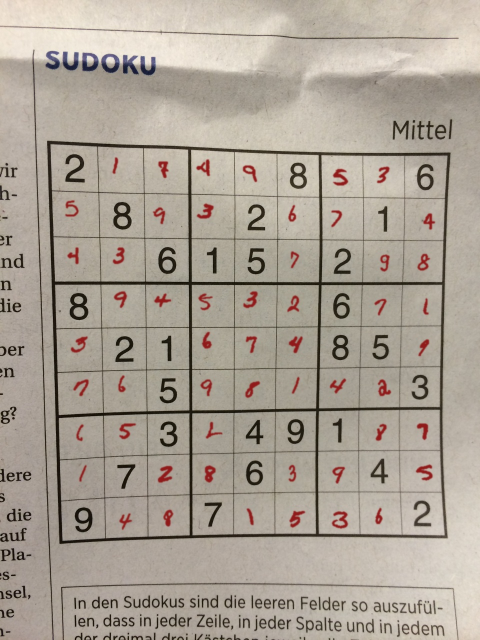
#> input picture data/Sudoku_raw_screenshorts/Test_Sudoku/image1009.jpg, 960 x 1280 px (shown at 1/2 size)
$ python -i cv_pipeline.py   (imports and definitions only)
#> lines starting #> are read from the running program, lines starting #| are printed output that depends on the picture; after the words box and inside, x2 and y2 are one past the last pixel; in counts of white or black regions, pixels touching at a corner belong together
#> further down, picture is the input picture: shape (1280, 960, 3); mean B, G, R 149.5, 161.4, 170.9
import base64
import cv2
import numpy as np
from typing import Optional, Tuple, List, Dict, Any

def order_corners(pts: np.ndarray) -> np.ndarray:
    """
    Orders 4 polygon corners as:
    [top-left, top-right, bottom-right, bottom-left]
    """
    pts = np.asarray(pts, dtype=np.float32).reshape(4, 2)
    s = pts.sum(axis=1)
    d = np.diff(pts, axis=1).ravel()

    return np.array([
        pts[np.argmin(s)],  # top-left
        pts[np.argmin(d)],  # top-right
        pts[np.argmax(s)],  # bottom-right
        pts[np.argmax(d)]   # bottom-left
    ], dtype=np.float32)


def find_grid_corners(img: np.ndarray) -> Optional[np.ndarray]:
    """
    Detects the 4 corners of the Sudoku outer square border.
    Uses adaptive thresholding, contour area filtering, and aspect ratio checks.
    """
    gray = cv2.cvtColor(img, cv2.COLOR_BGR2GRAY)
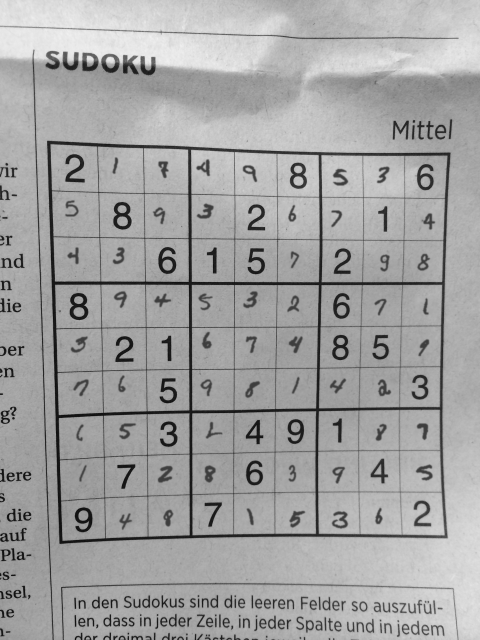
#> gray: shape (1280, 960) (shown at 1/2 size); min 5, max 242, mean 162.9
    blur = cv2.GaussianBlur(gray, (7, 7), 0)

    thresh = cv2.adaptiveThreshold(
        blur, 255,
        cv2.ADAPTIVE_THRESH_GAUSSIAN_C,
        cv2.THRESH_BINARY_INV,
        11, 2
    )
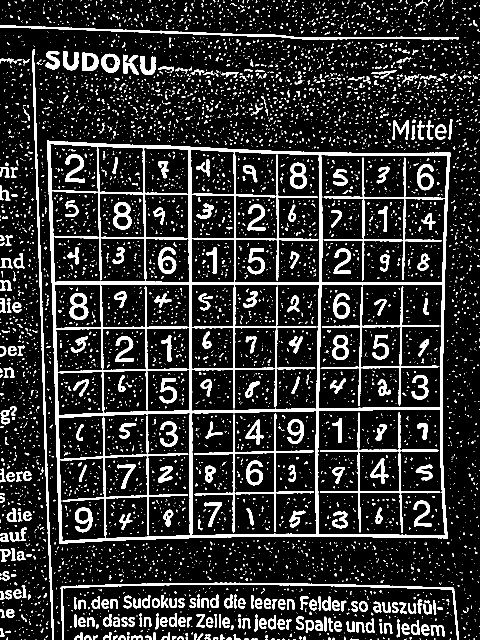
#> thresh: shape (1280, 960) (shown at 1/2 size); 15.2% white; 6663 white regions (6095 under 20 px)

    contours, _ = cv2.findContours(
        thresh,
        cv2.RETR_LIST,
        cv2.CHAIN_APPROX_SIMPLE
    )
#> contours = 6849 contours, 6401 with area under 20; largest, box (x1, y1, x2, y2) and area: (94, 281, 902, 1088) 608778, (641, 309, 896, 566) 62364, (635, 818, 891, 1072) 61604, (383, 821, 634, 1072) 60583, (636, 568, 886, 818) 59582

    image_area = img.shape[0] * img.shape[1]
#> image_area = 1228800
    contours = sorted(contours, key=cv2.contourArea, reverse=True)

    for contour in contours[:100]:
        area = cv2.contourArea(contour)
        if area < image_area * 0.05:
            continue

        perimeter = cv2.arcLength(contour, True)
        approx = cv2.approxPolyDP(contour, 0.02 * perimeter, True)

        if len(approx) != 4:
            continue

        if not cv2.isContourConvex(approx):
            continue

        corners = order_corners(approx)
        top = np.linalg.norm(corners[1] - corners[0])
        bottom = np.linalg.norm(corners[2] - corners[3])
        left = np.linalg.norm(corners[3] - corners[0])
        right = np.linalg.norm(corners[2] - corners[1])

        width = (top + bottom) / 2
        height = (left + right) / 2

        if min(width, height) < 1:
            continue

        ratio = width / height
        if 0.65 <= ratio <= 1.5:
            return corners
#> this loop made 1 pass
#> (area, perimeter, pts in order_corners, s in order_corners, d in order_corners, corners, top, bottom) on pass 1: (608778.5, 3224, [[94, 281], [119, 1087], [895, 1076], [900, 305]], [375, 1206, 1971, 1205], [187, 968, 181, -595], [[94, 281], [900, 305], [895, 1076], [119, 1087]], 806.4, 776.1)

    return None


# [99 lines left out: functions warp_grid, split_cells, overlay_solution, unwarp_overlay, image_to_base64, not called in this run]

>>> import cv2
>>> picture = cv2.imread('../data/Sudoku_raw_screenshorts/Test_Sudoku/image1009.jpg')
>>> result = find_grid_corners(picture)
#> result = [[94, 281], [900, 305], [895, 1076], [119, 1087]]

$ run again, on data/Sudoku_raw_screenshorts/Test_Sudoku/image1019.jpg
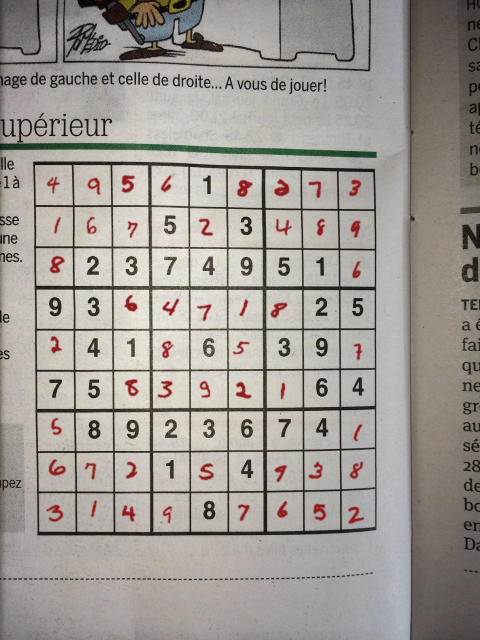
#> input picture data/Sudoku_raw_screenshorts/Test_Sudoku/image1019.jpg, 960 x 1280 px (shown at 1/2 size)
#> picture is the input picture: shape (1280, 960, 3); mean B, G, R 148.7, 153.9, 159.9
#> in find_grid_corners, `gray = cv2.cvtColor(img, cv2.COLOR_BGR2GRAY)`:
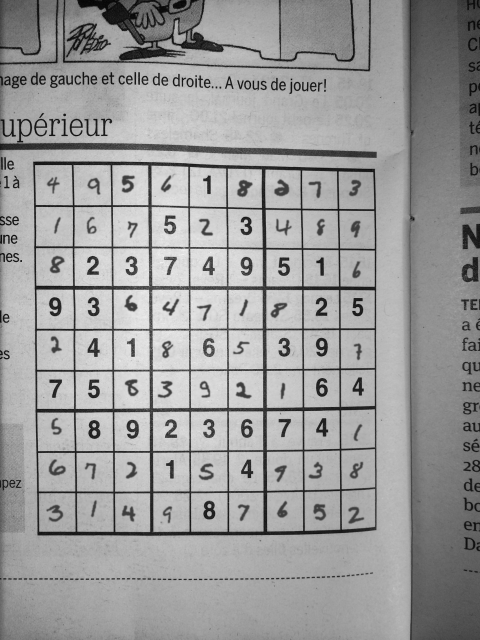
#> gray: shape (1280, 960) (shown at 1/2 size); min 0, max 250, mean 155.1
#> in find_grid_corners, `thresh = cv2.adaptiveThreshold( blur, 255, cv2.ADAPTIVE_THRESH_GAUSSIA..`:
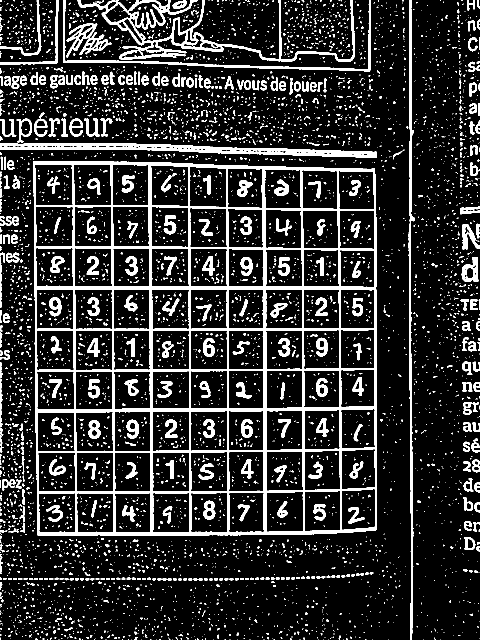
#> thresh: shape (1280, 960) (shown at 1/2 size); 15.6% white; 6050 white regions (5485 under 20 px)
#> contours = 6385 contours, 5824 with area under 20; largest, box (x1, y1, x2, y2) and area: (66, 323, 754, 1072) 504160, (155, 0, 710, 124) 13928, (0, 286, 754, 316) 8594, (69, 329, 147, 412) 5994, (146, 329, 223, 412) 5992
#> the loop in find_grid_corners, `for contour in contours[:100]:` made 1 pass
#> (area, perimeter, pts in order_corners, s in order_corners, d in order_corners, corners, top, bottom) on pass 1: (504159.5, 2874.1, [[66, 323], [75, 1070], [751, 1060], [749, 337]], [389, 1145, 1811, 1086], [257, 995, 309, -412], [[66, 323], [749, 337], [751, 1060], [75, 1070]], 683.1, 676.1)
#> result = [[66, 323], [749, 337], [751, 1060], [75, 1070]]

$ run again, on data/Sudoku_raw_screenshorts/Test_Sudoku/image1024.jpg
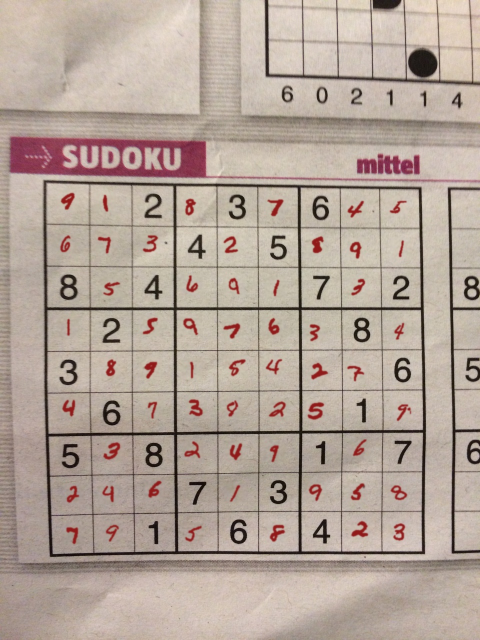
#> input picture data/Sudoku_raw_screenshorts/Test_Sudoku/image1024.jpg, 960 x 1280 px (shown at 1/2 size)
#> picture is the input picture: shape (1280, 960, 3); mean B, G, R 152.7, 163.5, 179.3
#> in find_grid_corners, `gray = cv2.cvtColor(img, cv2.COLOR_BGR2GRAY)`:
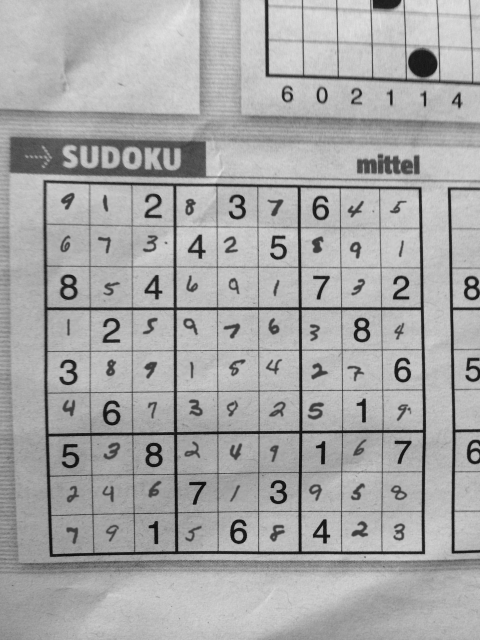
#> gray: shape (1280, 960) (shown at 1/2 size); min 4, max 229, mean 167
#> in find_grid_corners, `thresh = cv2.adaptiveThreshold( blur, 255, cv2.ADAPTIVE_THRESH_GAUSSIA..`:
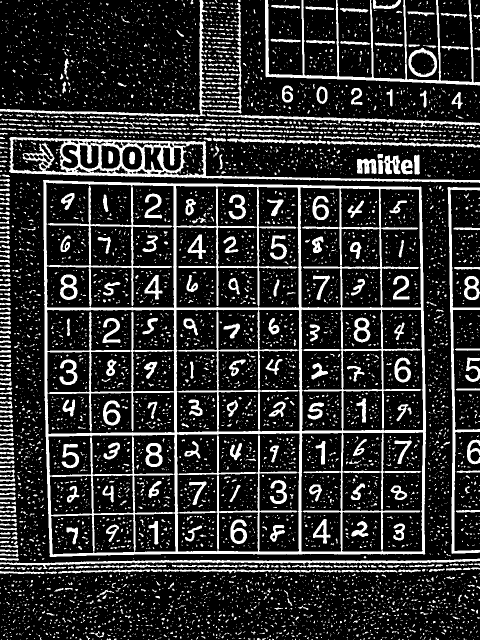
#> thresh: shape (1280, 960) (shown at 1/2 size); 18.6% white; 7651 white regions (6838 under 20 px)
#> contours = 7870 contours, 7280 with area under 20; largest, box (x1, y1, x2, y2) and area: (86, 360, 852, 1114) 560077, (18, 274, 960, 366) 29920, (180, 369, 349, 617) 26126, (91, 364, 264, 532) 20354, (93, 619, 349, 703) 20084
#> the loop in find_grid_corners, `for contour in contours[:100]:` made 1 pass
#> (area, perimeter, pts in order_corners, s in order_corners, d in order_corners, corners, top, bottom) on pass 1: (560077, 3056.6, [[86, 360], [100, 1113], [849, 1108], [841, 373]], [446, 1213, 1957, 1214], [274, 1013, 259, -468], [[86, 360], [841, 373], [849, 1108], [100, 1113]], 755.1, 749)
#> result = [[86, 360], [841, 373], [849, 1108], [100, 1113]]

$ run again, on data/Sudoku_raw_screenshorts/Test_Sudoku/image1041.jpg
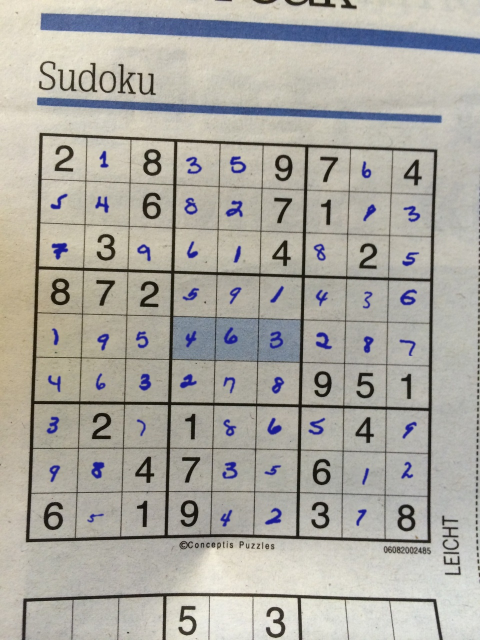
#> input picture data/Sudoku_raw_screenshorts/Test_Sudoku/image1041.jpg, 960 x 1280 px (shown at 1/2 size)
#> picture is the input picture: shape (1280, 960, 3); mean B, G, R 161.1, 168.5, 171
#> in find_grid_corners, `gray = cv2.cvtColor(img, cv2.COLOR_BGR2GRAY)`:
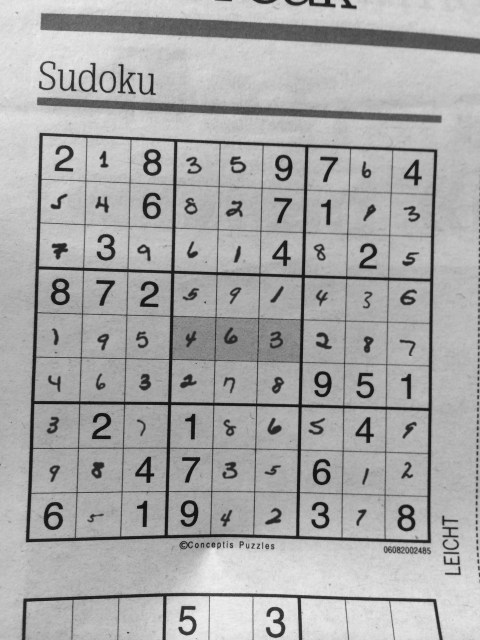
#> gray: shape (1280, 960) (shown at 1/2 size); min 5, max 245, mean 168.4
#> in find_grid_corners, `thresh = cv2.adaptiveThreshold( blur, 255, cv2.ADAPTIVE_THRESH_GAUSSIA..`:
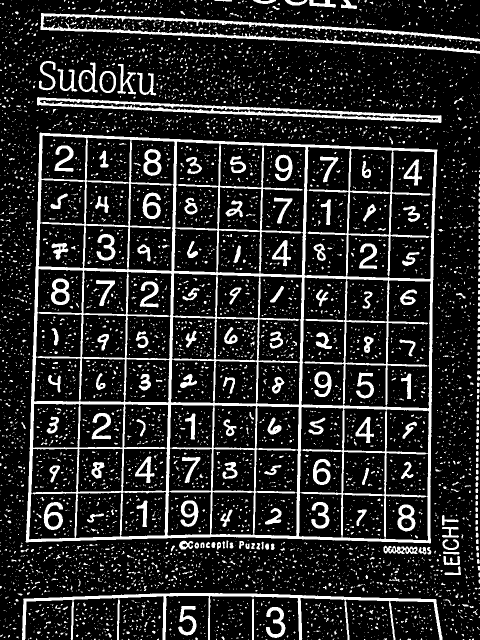
#> thresh: shape (1280, 960) (shown at 1/2 size); 16.3% white; 7332 white regions (6783 under 20 px)
#> contours = 7522 contours, 7166 with area under 20; largest, box (x1, y1, x2, y2) and area: (51, 265, 875, 1087) 635045, (693, 300, 870, 559) 27198, (597, 813, 688, 1076) 21240, (520, 290, 612, 551) 20913, (608, 293, 701, 554) 20819
#> the loop in find_grid_corners, `for contour in contours[:100]:` made 1 pass
#> (area, perimeter, pts in order_corners, s in order_corners, d in order_corners, corners, top, bottom) on pass 1: (635045, 3289.2, [[80, 265], [51, 1083], [860, 1086], [874, 299]], [345, 1134, 1946, 1173], [185, 1032, 226, -575], [[80, 265], [874, 299], [860, 1086], [51, 1083]], 794.7, 809)
#> result = [[80, 265], [874, 299], [860, 1086], [51, 1083]]
